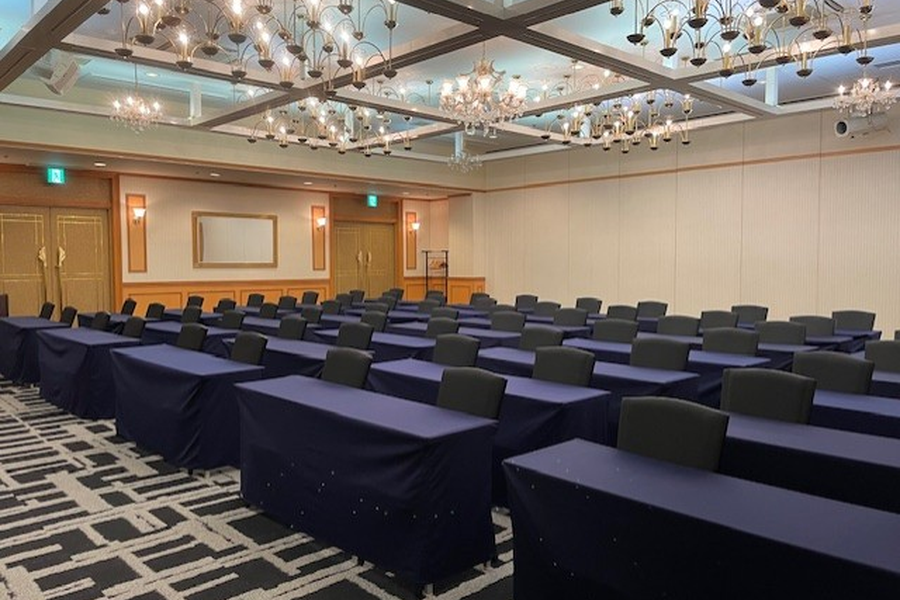
#> input picture 2_ServiceResource_resize_rename_images/0_input_images/2131/ServiceResource_2131_1.webp, 900 x 600 px
$ python -i 7_1_Route_resize_rename_images.py   (imports and definitions only)
#> lines starting #> are read from the running program, lines starting #| are printed output that depends on the picture; after the words box and inside, x2 and y2 are one past the last pixel; in counts of white or black regions, pixels touching at a corner belong together
# -*- coding: utf-8 -*-
import os
import sys
import shutil
import re
from PIL import Image, ImageChops

# Check for proper resampling filter based on PIL version
try:
    # For newer Pillow versions (9.0+)
    RESAMPLING_FILTER = Image.Resampling.LANCZOS
except AttributeError:
    try:
        # For Pillow 8.x and older
        RESAMPLING_FILTER = Image.LANCZOS
    except AttributeError:
        # Fallback to BICUBIC which should be available in all versions
        RESAMPLING_FILTER = Image.BICUBIC

# フォルダ設定
# [52 lines not run here, left out]

# --- フォルダを先にクリア ---
# [11 lines left out: function clear_folder, not called in this run]

# 1_temp_imagesと2_output_imagesをクリア
# [2 lines not run here, left out]

# --- ここまで ---

target_width = 960  # 目標の幅を960に変更
target_height = 720  # 目標の高さを720に変更
min_height = 650  # 最小許容高さ
max_height = 800  # 最大許容高さ

# コマンド引数を入力（施設IDとルート番号）
# [56 lines not run here, left out]

def is_route_filename(filename):
    """ファイル名がRoute_で始まるかどうかをチェック"""
    return filename.startswith("Route_")

# [6 lines left out: function extract_number, not called in this run]

def trim_white_borders(img, bg_color=(255, 255, 255), threshold=235):
    """空白の境界を自動的にトリミングする（しきい値を設定可能）"""
    # グレースケールに変換
    img_gray = img.convert('L')

    # しきい値より明るいピクセルをマスク
    mask = Image.eval(img_gray, lambda x: 0 if x >= threshold else 255)

    # 実際のコンテンツの境界を取得
    bbox = mask.getbbox()

    if bbox:
        # 余白を追加せずに直接トリミング
        return img.crop(bbox)
    else:
        return img  # 内容がなければトリミングしない

def process_image(img):
    """画像を処理する（空白の境界をトリミングし、アスペクト比を維持しながらリサイズ）"""
    original_width, original_height = img.size

    if original_width <= 0 or original_height <= 0:
        print(f"警告: 画像サイズが無効です ({original_width}x{original_height})。スキップします。")
        return img

    # 空白の境界をトリミング
    trimmed_img = trim_white_borders(img, threshold=235)
    print(f"トリミング: {original_width}x{original_height} -> {trimmed_img.width}x{trimmed_img.height}")

    # トリミング後のサイズ
    trimmed_width, trimmed_height = trimmed_img.size

    if trimmed_width <= 0 or trimmed_height <= 0:
        print("警告: トリミング後のサイズが無効です。元の画像を使用します。")
        trimmed_img = img
        trimmed_width, trimmed_height = original_width, original_height

    trimmed_ratio = float(trimmed_width) / float(trimmed_height) if trimmed_height > 0 else 1.0
    target_ratio = float(target_width) / float(target_height)  # 960/720 = 1.33

    # アスペクト比を維持しながらリサイズ
    if trimmed_ratio > target_ratio:
        # 画像が目標比率より横長の場合
        new_height = target_height
        new_width = int(new_height * trimmed_ratio)
        resized_img = trimmed_img.resize((new_width, new_height), RESAMPLING_FILTER)

        # 中央部分を切り取る
        crop_left = (new_width - target_width) // 2
        final_img = resized_img.crop((crop_left, 0, crop_left + target_width, target_height))
    else:
        # 画像が目標比率より縦長の場合
        new_width = target_width
        new_height = int(new_width / trimmed_ratio)

        # 高さが650-800pxの範囲内の場合
        if min_height <= new_height <= max_height:
            # ちょうど目標の幅にリサイズ
            final_img = trimmed_img.resize((target_width, new_height), RESAMPLING_FILTER)
        else:
            # 目標の幅にリサイズしてから中央部分を切り取る
            resized_img = trimmed_img.resize((new_width, new_height), RESAMPLING_FILTER)
            crop_top = (new_height - target_height) // 2
            final_img = resized_img.crop((0, crop_top, target_width, crop_top + target_height))

    return final_img

# [19 lines left out: function scan_directory, not called in this run]

# [162 lines not run here, left out]

>>> from PIL import Image
>>> picture = Image.open('../2_ServiceResource_resize_rename_images/0_input_images/2131/ServiceResource_2131_1.webp')
#> picture is the input picture: PIL image 900x600 RGB; mean R, G, B 110.5, 100.2, 93.5
>>> result = process_image(picture)
#> in trim_white_borders, `img_gray = img.convert('L')`:
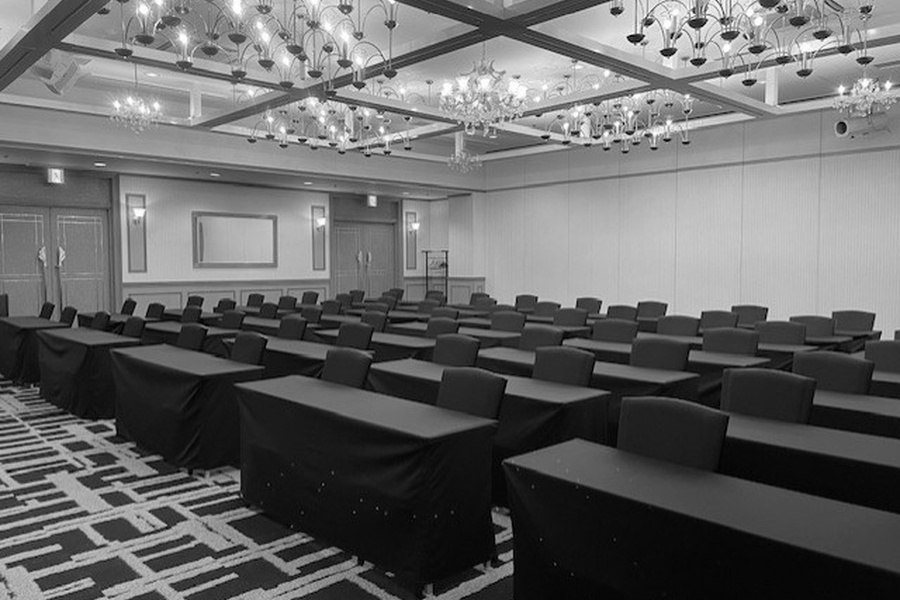
#> img_gray: PIL image 900x600 L; min 0, max 255, mean 102.5
#> in trim_white_borders, `mask = Image.eval(img_gray, lambda x: 0 if x >= threshold else 255)`:
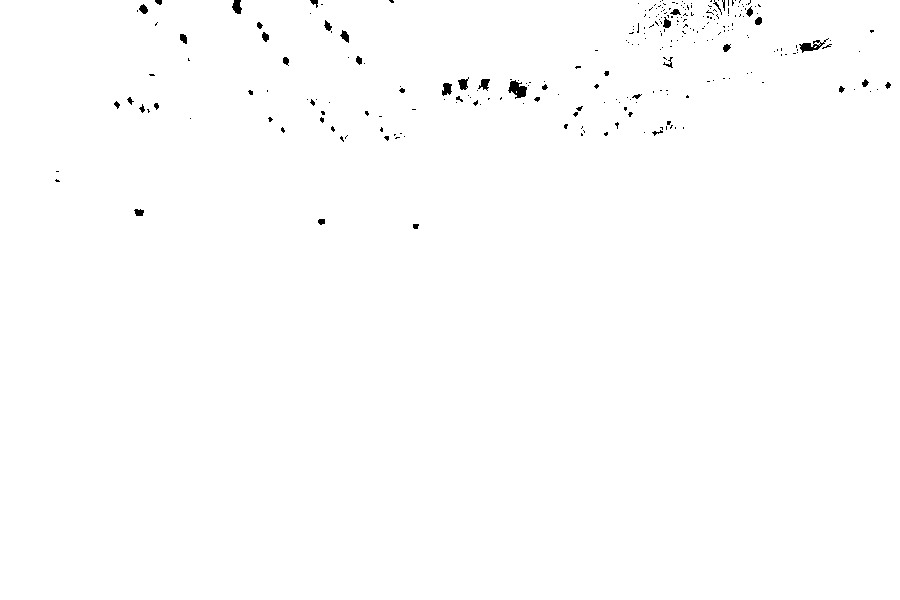
#> mask: PIL image 900x600 L; 99.5% white; 263 black regions (223 under 20 px), largest, box (x1, y1, x2, y2) and area: (508, 80, 527, 99) 207, (799, 38, 829, 53) 158, (232, 0, 242, 14) 99
#> in trim_white_borders, `bbox = mask.getbbox()`: bbox = (0, 0, 900, 600)
#| トリミング: 900x600 -> 900x600
#> in process_image, `final_img = resized_img.crop((crop_left, 0, crop_left + target_width, ..`:
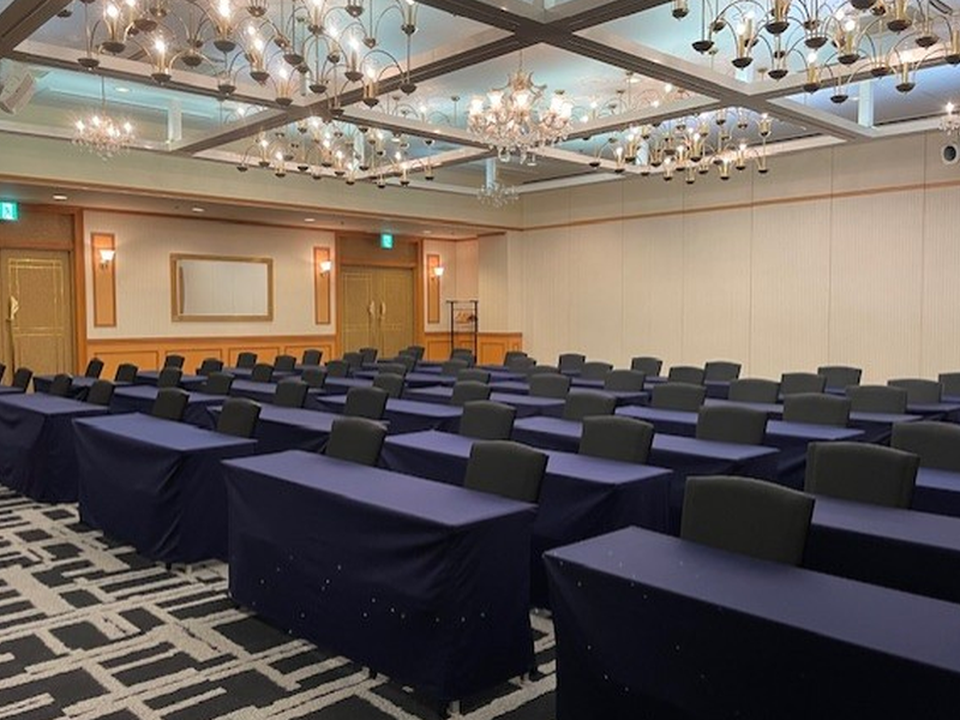
#> final_img: PIL image 960x720 RGB; mean R, G, B 109.9, 99.6, 93

$ run again, on 2_ServiceResource_resize_rename_images/0_input_images/2135/ServiceResource_2135_2.webp
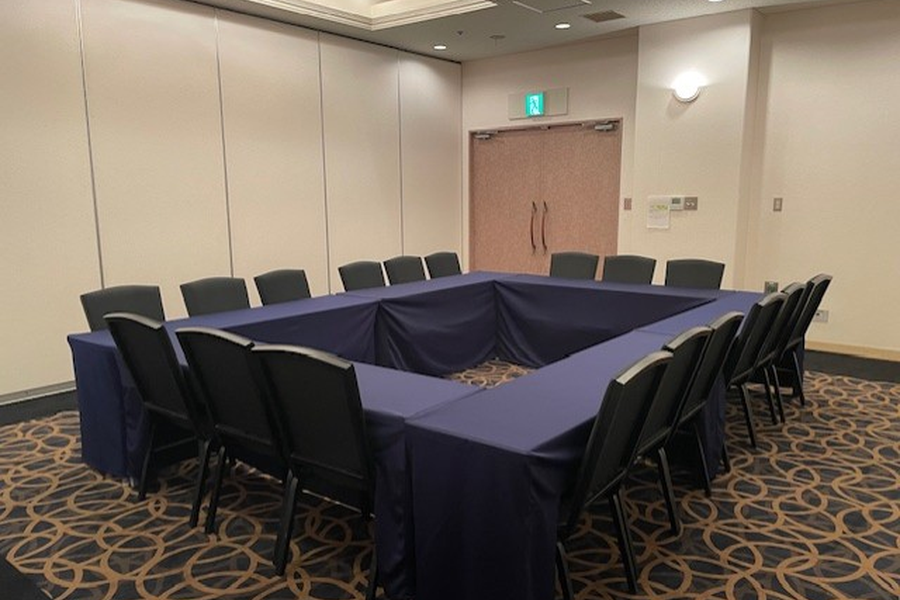
#> input picture 2_ServiceResource_resize_rename_images/0_input_images/2135/ServiceResource_2135_2.webp, 900 x 600 px
#> picture is the input picture: PIL image 900x600 RGB; mean R, G, B 118.3, 106.4, 95.3
#> in trim_white_borders, `mask = Image.eval(img_gray, lambda x: 0 if x >= threshold else 255)`:
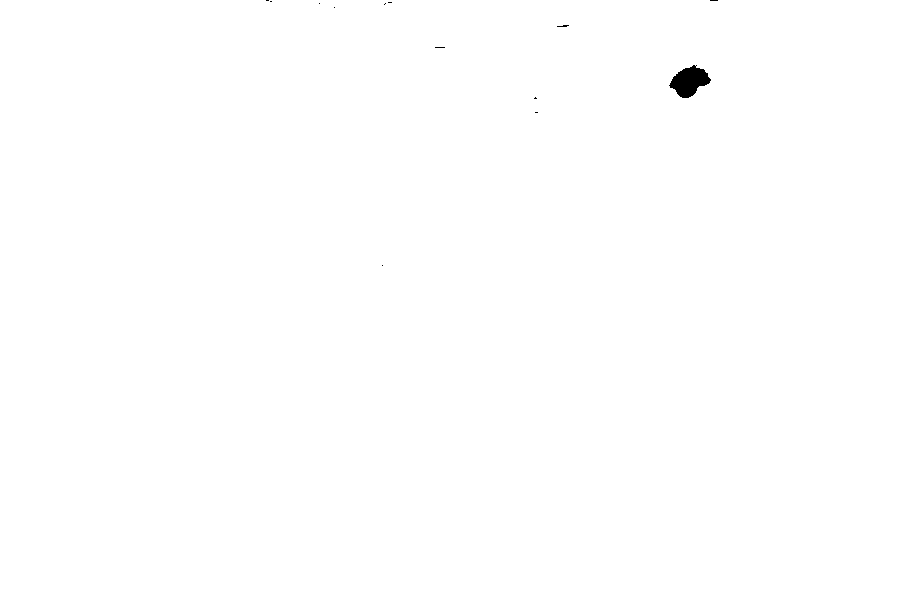
#> mask: PIL image 900x600 L; 99.8% white; 13 black regions (12 under 20 px), largest, box (x1, y1, x2, y2) and area: (669, 65, 711, 98) 823
#> bbox = (0, 0, 900, 600)
#| トリミング: 900x600 -> 900x600
#> in process_image, `final_img = resized_img.crop((crop_left, 0, crop_left + target_width, ..`:
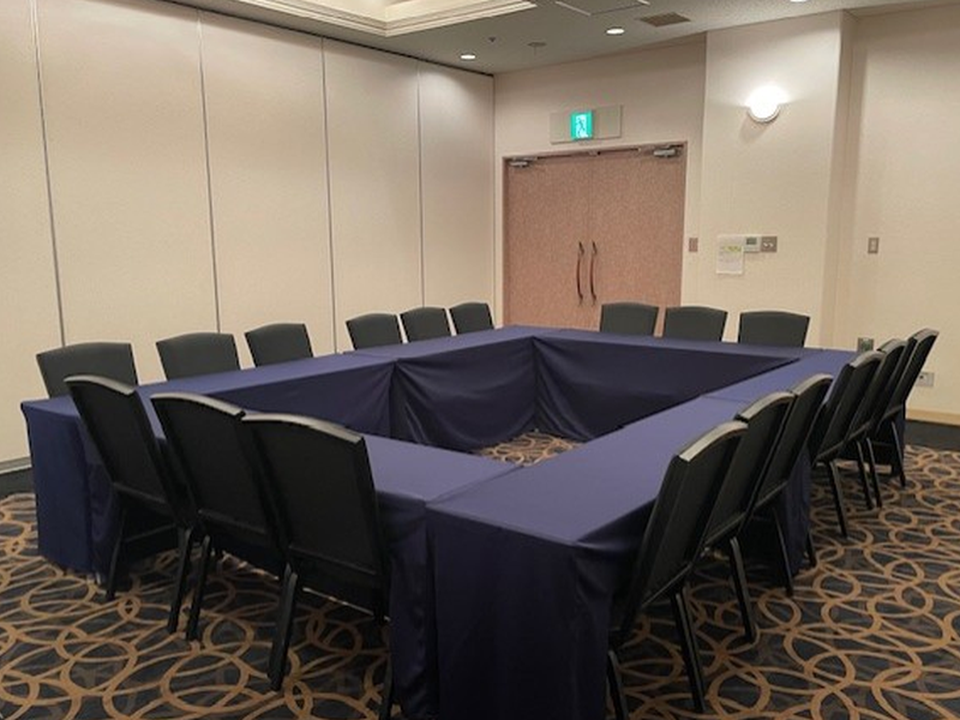
#> final_img: PIL image 960x720 RGB; mean R, G, B 113.4, 102.1, 92.3

$ run again, on 2_ServiceResource_resize_rename_images/0_input_images/2135/ServiceResource_2135_１.webp
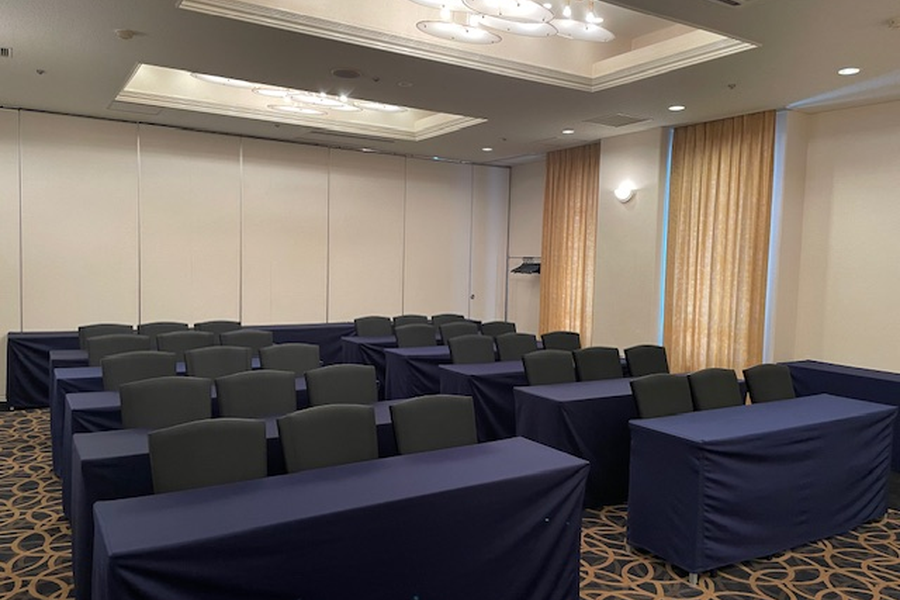
#> input picture 2_ServiceResource_resize_rename_images/0_input_images/2135/ServiceResource_2135_１.webp, 900 x 600 px
#> picture is the input picture: PIL image 900x600 RGB; mean R, G, B 112.4, 103.5, 97.2
#> in trim_white_borders, `mask = Image.eval(img_gray, lambda x: 0 if x >= threshold else 255)`:
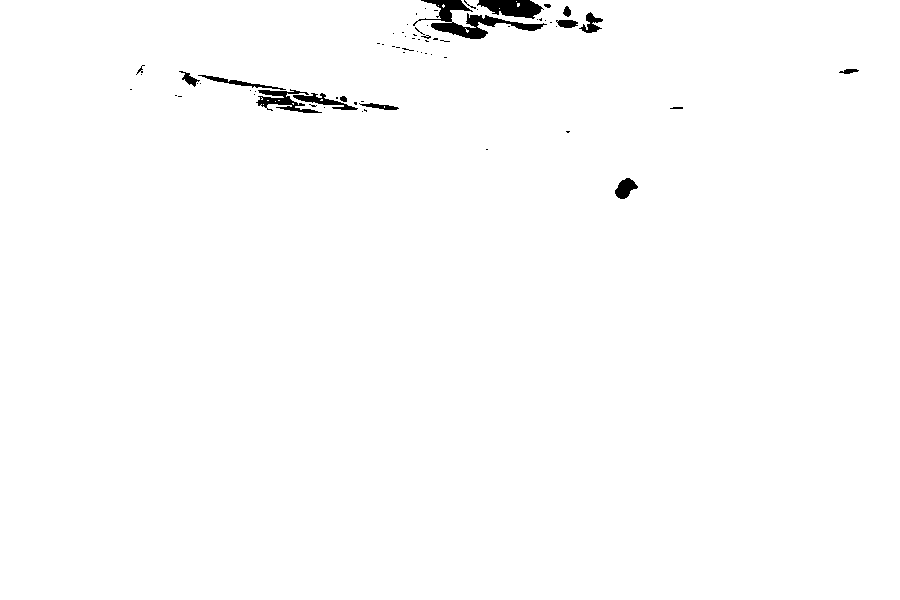
#> mask: PIL image 900x600 L; 99.1% white; 69 black regions (52 under 20 px), largest, box (x1, y1, x2, y2) and area: (413, 0, 547, 39) 1511, (477, 0, 544, 19) 826, (256, 89, 322, 113) 613
#> bbox = (0, 0, 900, 600)
#| トリミング: 900x600 -> 900x600
#> in process_image, `final_img = resized_img.crop((crop_left, 0, crop_left + target_width, ..`:
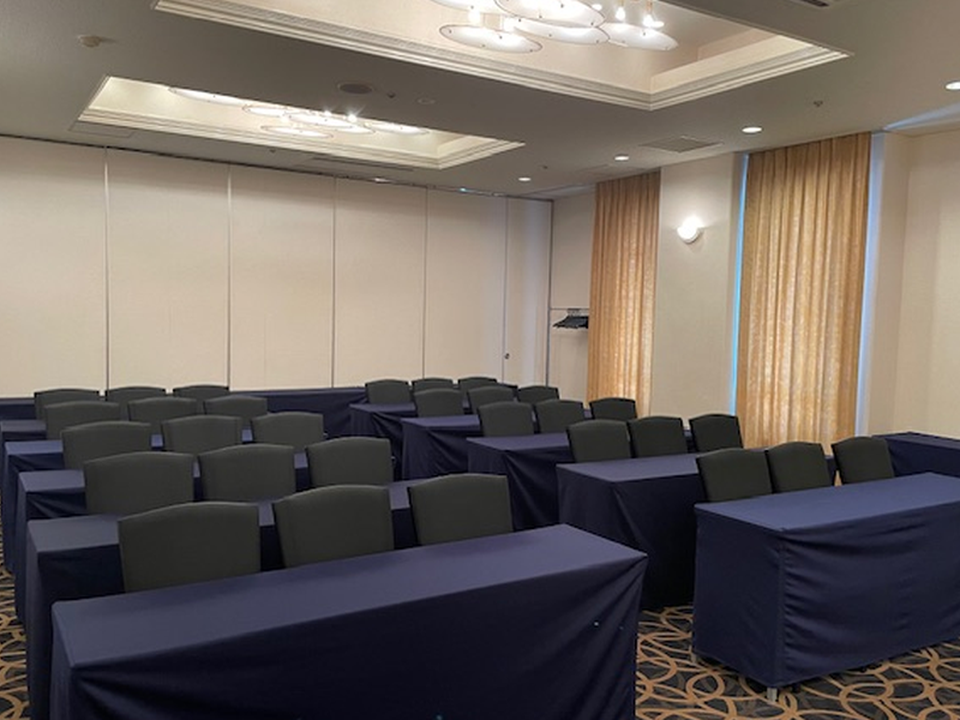
#> final_img: PIL image 960x720 RGB; mean R, G, B 110.7, 101.9, 96.1
